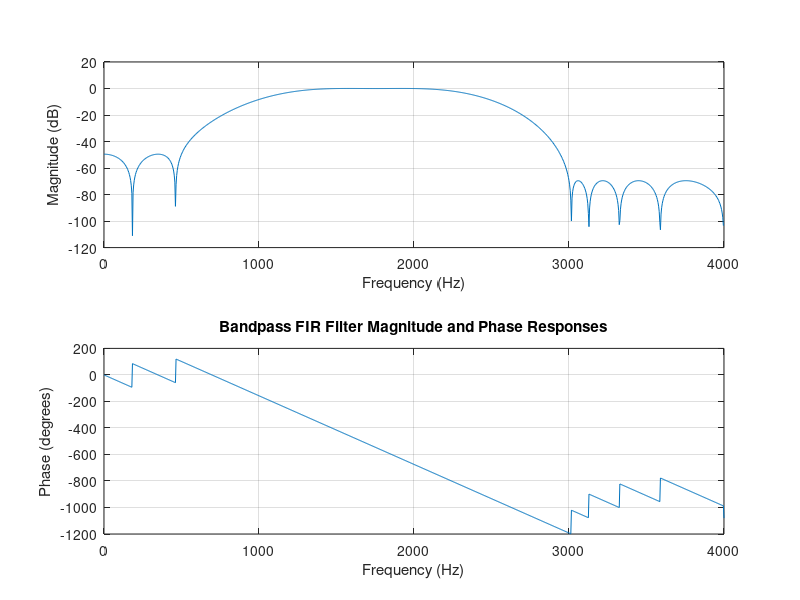

Recreate this plot in MATLAB.
% =========================================================================
% Project: Design of MATLAB Audio Signal Filtering & Noise Reduction
% =========================================================================
clear; close all; clc;

fs = 8000;                         
F = [500, 1500, 2000, 3000];      % Band edges in Hz
A = [0, 1, 0];                    % Desired amplitude per band
Dev = [0.01, 0.01, 0.001];        % Ripples: stop1, pass, stop2

% Estimate order and design
[N, Fo, Ao, W] = firpmord(F, A, Dev, fs);
N=23;
h = firpm(N, Fo, Ao, W);

%  Display filter info
fprintf('Filter order N = %d\n', N);
fprintf('Filter length = %d\n', length(h));
fprintf('Number of coefficients = %d\n\n', length(h));

% Display all coefficients in table
fprintf('FILTER COEFFICIENTS\n');
fprintf('n\t\th[n]\n');
fprintf('--------------------\n');
for n = 1:length(h)
    fprintf('%2d\t% .6f\n', n-1, h(n));
end
fprintf('\n');

%  Plot frequency response
figure;
freqz(h, 1, 1024, fs);
title('Bandpass FIR Filter Magnitude and Phase Responses');

% Verification
[H, f] = freqz(h, 1, 4096, fs);
H_db = 20*log10(abs(H));

% Stopband 1
stop1_max_db = max(H_db(f <= 500));
stop1_max_linear = 10^(stop1_max_db/20);

% Passband
H_pass = abs(H(f >= 1500 & f <= 2000));
passband_ripple = max(H_pass) - min(H_pass);

% Stopband 2
stop2_max_db = max(H_db(f >= 3000));
stop2_max_linear = 10^(stop2_max_db/20);

% Display verification
fprintf('    VERIFICATION RESULTS \n');
fprintf('Stopband 1 (0-500 Hz):\n');
fprintf('  Max magnitude: %.2f dB (%.6f linear)\n', stop1_max_db, stop1_max_linear);
if stop1_max_linear <= 0.01
    fprintf('  Spec: ≤ 0.01 linear (≤ -40 dB) PASS\n\n');
else
    fprintf('  Spec: ≤ 0.01 linear (≤ -40 dB) FAIL\n\n');
end

fprintf('Passband (1500-2000 Hz):\n');
fprintf('  Ripple: %.6f linear\n', passband_ripple);
if passband_ripple <= 0.01
    fprintf('  Spec: ≤ 0.01 linear PASS\n\n');
else
    fprintf('  Spec: ≤ 0.01 linear FAIL\n\n');
end

fprintf('Stopband 2 (3000-4000 Hz):\n');
fprintf('  Max magnitude: %.2f dB (%.6f linear)\n', stop2_max_db, stop2_max_linear);
if stop2_max_linear <= 0.001
    fprintf('  Spec: ≤ 0.001 linear (≤ -60 dB) PASS\n');
else
    fprintf('  Spec: ≤ 0.001 linear (≤ -60 dB) FAIL\n');
end
